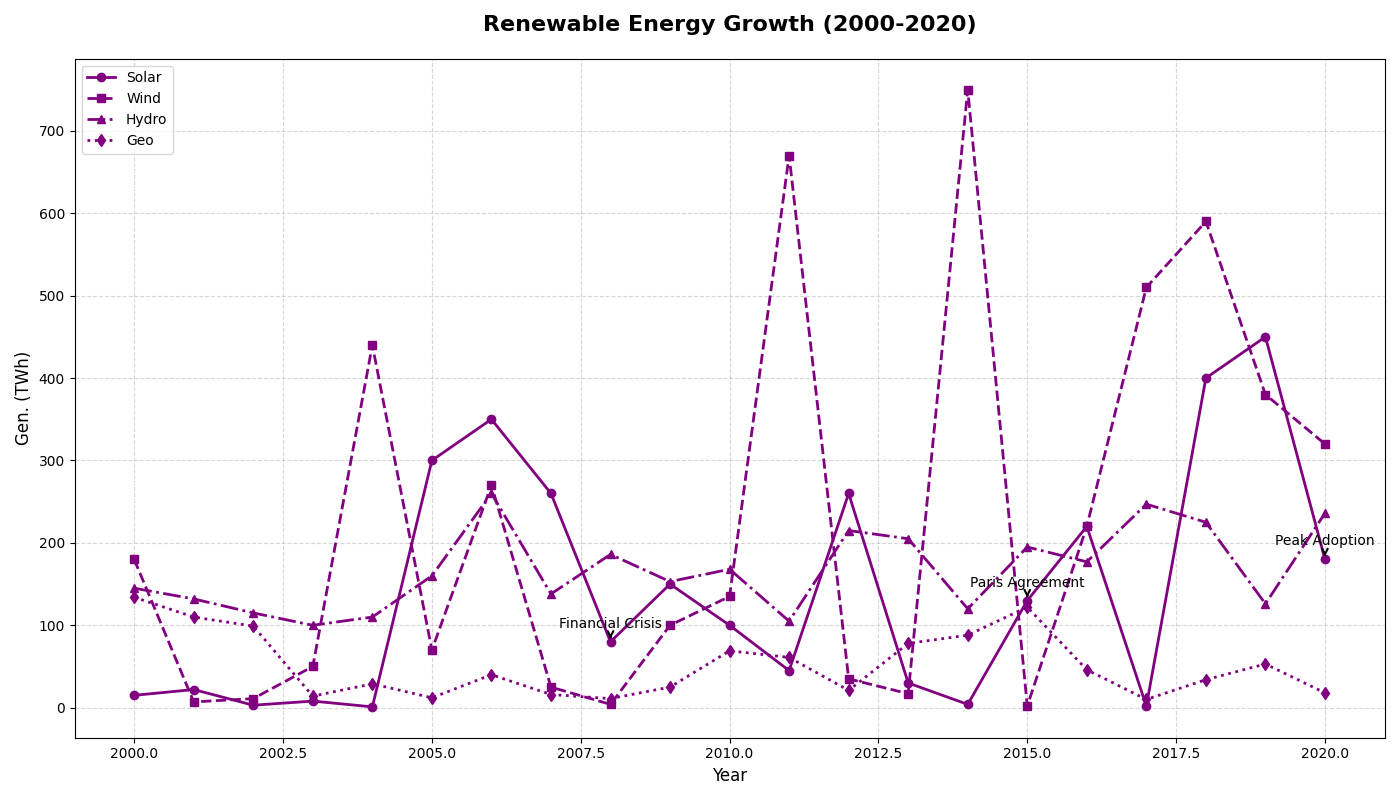

This chart was generated by the following Python code:
import matplotlib.pyplot as plt
import numpy as np

years = np.arange(2000, 2021)

solar_energy = np.array([15, 22, 3, 8, 1, 300, 350, 260, 80, 150, 100, 45, 260, 30, 4, 130, 220, 2, 400, 450, 180])
wind_energy = np.array([180, 7, 11, 50, 440, 70, 270, 25, 4, 100, 135, 670, 35, 17, 750, 2, 220, 510, 590, 380, 320])
hydropower = np.array([145, 132, 115, 100, 110, 160, 260, 138, 186, 153, 168, 105, 215, 205, 120, 195, 177, 247, 225, 126, 236])
geothermal_energy = np.array([134, 110, 99, 14, 29, 12, 40, 16, 11, 25, 69, 61, 21, 78, 88, 122, 46, 10, 34, 53, 18])

fig, ax = plt.subplots(figsize=(14, 8))

# Applying a single color across all data groups
single_color = 'purple'
ax.plot(years, solar_energy, label='Solar', color=single_color, linestyle='-', marker='o', linewidth=2)
ax.plot(years, wind_energy, label='Wind', color=single_color, linestyle='--', marker='s', linewidth=2)
ax.plot(years, hydropower, label='Hydro', color=single_color, linestyle='-.', marker='^', linewidth=2)
ax.plot(years, geothermal_energy, label='Geo', color=single_color, linestyle=':', marker='d', linewidth=2)

ax.set_title("Renewable Energy Growth (2000-2020)", fontsize=16, weight='bold', pad=20)
ax.set_xlabel("Year", fontsize=12)
ax.set_ylabel("Gen. (TWh)", fontsize=12)

ax.grid(True, linestyle='--', alpha=0.5)

significant_years = {
    2008: 'Financial Crisis',
    2015: 'Paris Agreement',
    2020: 'Peak Adoption'
}

for year, event in significant_years.items():
    plt.annotate(event, (year, solar_energy[year-2000]), textcoords="offset points", xytext=(0,10), ha='center', fontsize=10, arrowprops=dict(facecolor='black', arrowstyle='->', linewidth=1.5))

ax.legend(loc='upper left', fontsize=10)

plt.tight_layout()
plt.show()
